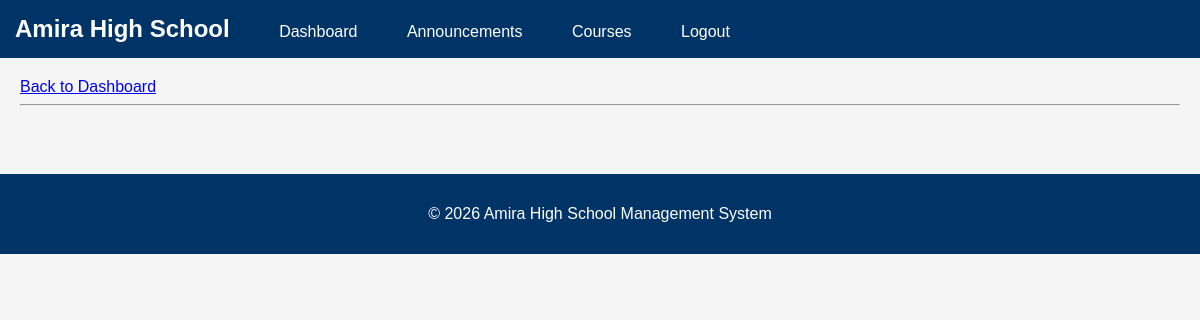
Before: /student/courses (signed in) with the older database file.
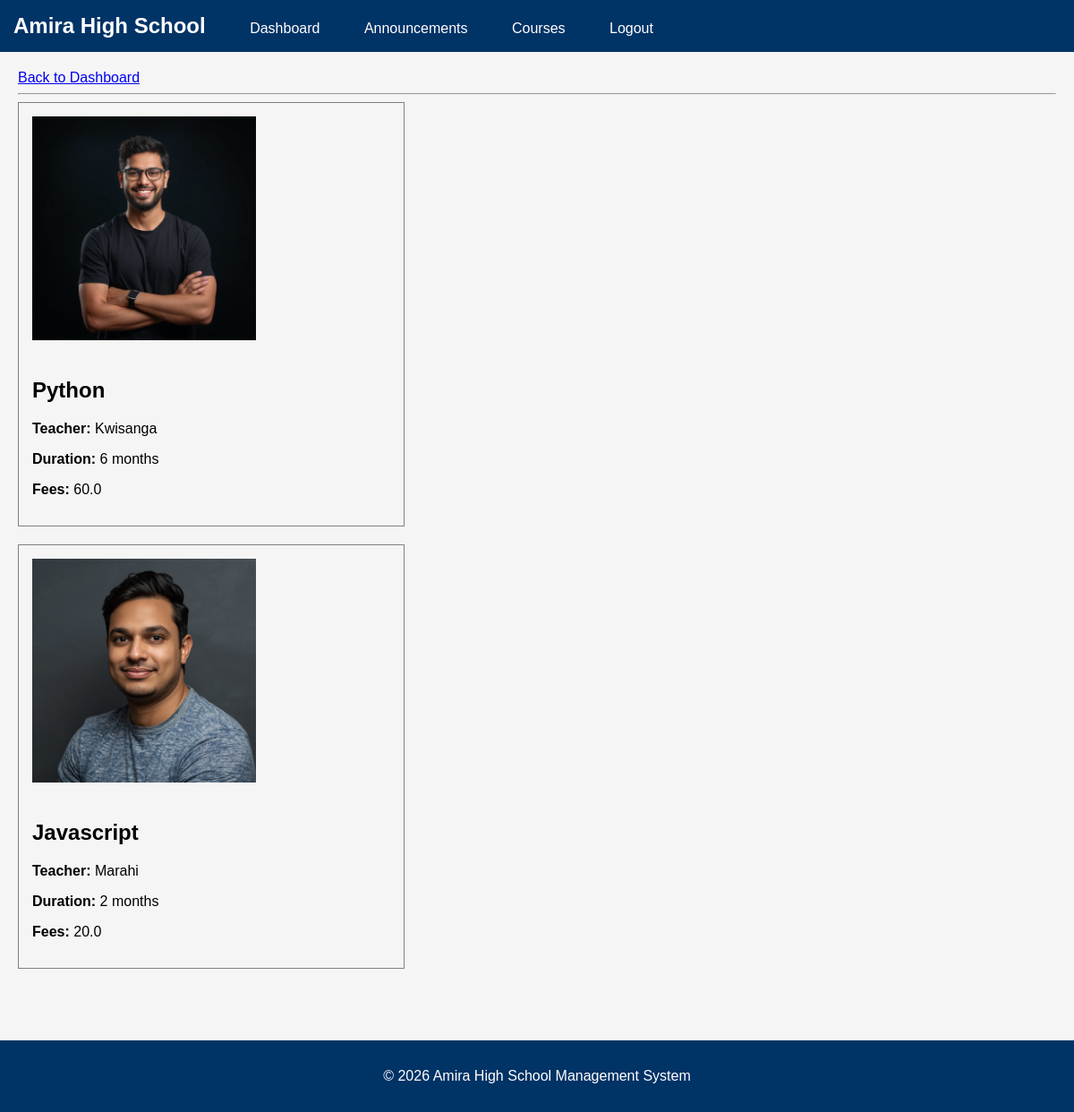
After: the same page with the newer database file.
### tables this page shows
CREATE TABLE courses (
    course_id INTEGER PRIMARY KEY AUTOINCREMENT,
    course_name TEXT NOT NULL,
    duration TEXT NOT NULL,
    teacher TEXT NOT NULL,
    fees REAL NOT NULL,
    photo TEXT
);

### app.py (the view)
@app.route("/student/courses")
def student_courses():
    if "user_id" not in session:
        return redirect("/login")
    if session["login_type"] != "student":
        return "Access Denied"
    courses = get_all_courses()
    return render_template(
        "student_courses.html",
        courses=courses
    )

### database.py (called while the page is built)
def get_connection():
    conn = sqlite3.connect(DATABASE)
    conn.row_factory = sqlite3.Row
    return conn

def get_all_courses():
    conn = get_connection()
    courses = conn.execute("""
    SELECT *
    FROM courses
    ORDER BY course_id ASC
    """).fetchall()
    conn.close()
    return courses

### templates/student_courses.html (shortened to what this page needs)
{% extends "base.html" %}
{% block content %}
<a href="/student/dashboard">
    Back to Dashboard
</a>
<hr>
{% for course in courses %}
<div style="
border:1px solid gray;
padding:15px;
margin-bottom:20px;
width:400px;
">
    {% if course.photo %}
    <img
    src="{{ url_for('static',
    filename='uploads/courses/' + course.photo) }}"
    width="250">
    <br><br>
    {% endif %}
    <h2>{{ course.course_name }}</h2>
    <p>
        <strong>Teacher:</strong>
        {{ course.teacher }}
    </p>
    <p>
        <strong>Duration:</strong>
        {{ course.duration }}
    </p>
    <p>
        <strong>Fees:</strong>
        {{ course.fees }}
    </p>
</div>
{% endfor %}
{% endblock %}

Changed rows visible on the page:
added courses: photo (picture), course_name "Python", teacher "Kwisanga", duration "6 months", fees "60.0"
added courses: photo (picture), course_name "Javascript", teacher "Marahi", duration "2 months", fees "20.0"
